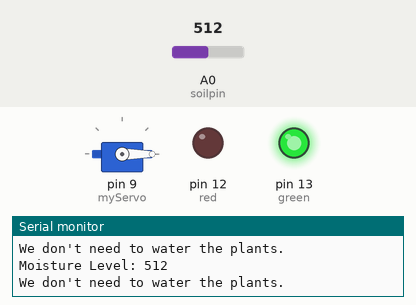
This sketch was run on a simulated Arduino Uno, built with avr-gcc and run on an emulated ATmega328P. On the bench: servo, output pins drawn as LEDs (lit = HIGH), the last lines printed to the serial monitor. The test bench sets the inputs (shaded band); at power-on: A0 (soilpin) = 512.

Above: at 1.8 s.
1.9 s: A0 (soilpin) set to 481
At 3.1 s:
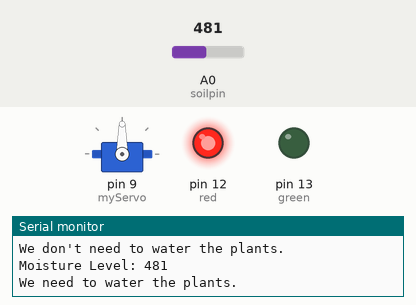
7.6 s: A0 (soilpin) set to 510
At 8.9 s:
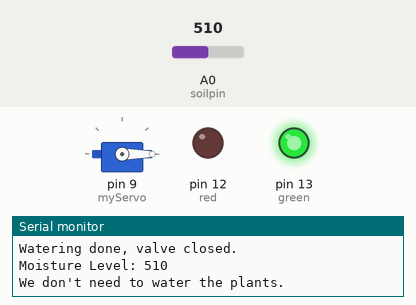
9.5 s: A0 (soilpin) set to 490
At 15.5 s:
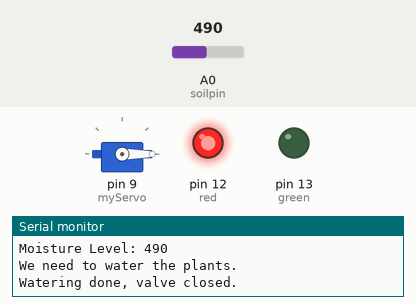
Timing chart, 0 to 17.5 s (numbered marks = the images above; inputs shaded):
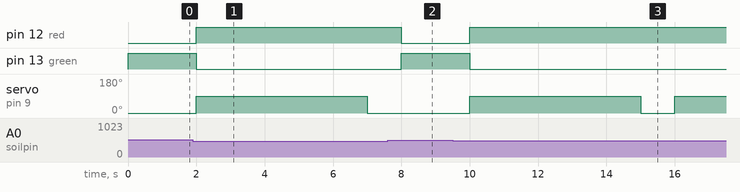

Measured:
- the behaviour switches between 500 and 499 on A0 (soilpin) (found by bisection; images 0 and 1)
- after the input at 1.9 s, pin 12 (red): LOW → HIGH after 0.10 s; pin 13 (green): HIGH → LOW after 0.10 s; servo on pin 9 (myServo): 0° → 90° after 0.10 s, → 0° 5.0 s later
- after the input at 7.6 s, pin 12 (red): HIGH → LOW after 0.40 s; pin 13 (green): LOW → HIGH after 0.40 s; servo on pin 9 (myServo): stays 0° (without the input it goes to 90° after 0.40 s)
- after the input at 9.5 s, pin 12 (red): LOW → HIGH after 0.50 s; pin 13 (green): HIGH → LOW after 0.50 s; servo on pin 9 (myServo): 0° → 90° after 0.50 s, → 0° 5.0 s later, → 90° 1.0 s later

The sketch:

soil_moisture_+_servo.ino
```cpp
#include <Servo.h>
Servo myServo;

const int soilpin = A0;
const int moisture_min = 500;   // Adjust threshold after calibration
const int green = 13;
const int red = 12;

// Servo motor has 3 pins: Power that connects to 5V, Ground that connects to GND, Signal that connects to PWM DPIN
// Soil Moisture Sensor has 3 pins: Power that connects to 5V, Ground that connects to GND, Signal that connects to analog pin

void setup() {
  myServo.attach(9);
  myServo.write(0);             // Start with valve closed
  pinMode(red, OUTPUT);
  pinMode(green, OUTPUT);
  Serial.begin(9600);
}

void loop() {
  int moisture = analogRead(soilpin);

  Serial.print("Moisture Level: ");
  Serial.println(moisture);

  if (moisture < moisture_min) {
    digitalWrite(red, HIGH);
    digitalWrite(green, LOW);
    Serial.println("We need to water the plants.");

    // Open valve (servo to 90 degrees)
    myServo.write(90);
    delay(5000); // keep valve open for 5 seconds (adjust as needed)

    // Close valve
    myServo.write(0);
    Serial.println("Watering done, valve closed.");
  } else {
    digitalWrite(red, LOW);
    digitalWrite(green, HIGH);
    Serial.println("We don't need to water the plants.");
  }

  delay(1000);
}
```
